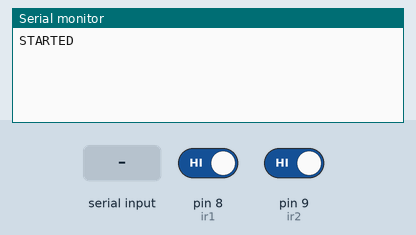
Bench run of a sketch on a simulated Arduino Uno, built with avr-gcc and run on an emulated ATmega328P. On the bench: the last lines printed to the serial monitor. Inputs (shaded band) come from the test bench; at power-on: pin 8 (ir1) HIGH, pin 9 (ir2) HIGH.

Above: at 1.2 s.
1.3 s: pin 8 (ir1) driven LOW
At 2.4 s:
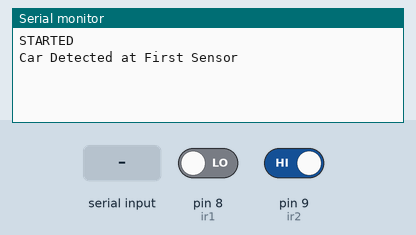
2.8 s: pin 9 (ir2) driven LOW
At 3.6 s:
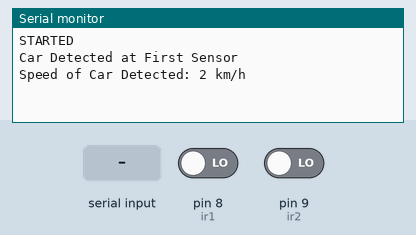
5.3 s: "90,45\n" received over the second serial link
7.4 s: "5\n" received over the second serial link
At 8.9 s:
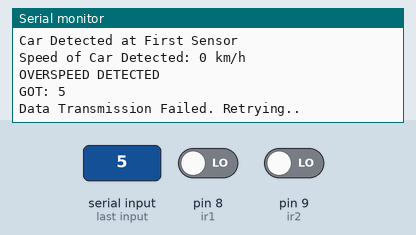

The sketch:

IR_Speed_Transmitter.ino
```cpp
#include <SoftwareSerial.h>// Library for making a UART port

SoftwareSerial transmitter(10, 11); //RX & TX pin for UART Port

//Keeping Sensor 1 and Sensor 2 at a difference of 1 metre

int ir1 = 8; // Pin Number for Sensor 1
int ir2 = 9; // Pin Number for Sensor 2

long begin, end; // Variables to keep track of time
int difference; // Varibale to Store time taken by Car
float speed; //Variable to Store Calculated Speed of Car
int speedLim = 60; //Speed limit for Overspeeding

void setup() {

  Serial.begin(9600); //Initializing Serial Communications
  transmitter.begin(9600);

  pinMode(ir1,INPUT_PULLUP); //Making IR-1 pin as Input
  pinMode(ir2,INPUT_PULLUP); //Making IR-2 pin as Input


  Serial.println("STARTED");


}

void loop()
{
  if(digitalRead(ir1)==LOW) //If Car detected in front of Sensor -1
  {
    Serial.println("Car Detected at First Sensor"); //Print a message
    begin = millis(); //Record the Time when Car reaches sensor 1

    while(digitalRead(ir2)==HIGH) //Until Car is not detected at Sensor-2
    {
      delay(1);//Waiting until Car Reaches Sensor 2
    }
    //Car reached at Sensor 2

    end = millis(); //Record the Time when Car reaches sensor 2

    difference = end-begin;//Calculate total time taken
    speed = difference/1000.0; // Converting milliseconds to seconds
    speed = 1.0/speed;
    speed = (speed*3600)/1000.0; //Converting seconds to Hour and Km

    Serial.print("Speed of Car Detected: ");
    Serial.print(int(speed));
    Serial.println(" km/h"); //Print the calculated speed

    String data = "";
    data += String(int(speed));
    data += "";
    data.replace('4','z');


    if(speed > speedLim) //If Detected Speed is more that Speed Limit
    {

      Serial.println("OVERSPEED DETECTED"); //Show Warning message
    }

    for(int i=0; i<3; i++)
    {
      transmitter.println(data);
      transmitter.println(" ");
      transmitter.println(" ");
      transmitter.println(" ");
      transmitter.println(" ");
      transmitter.println(" ");
      transmitter.println(" ");

      delay(1000);
      String received;
      if (transmitter.available())
      {
        Serial.print("GOT: ");
        while(transmitter.available())
        {
          received += (char)transmitter.read();
          delay(1);
        }
      }

      Serial.println(received);

      if(int(speed) == received.toInt())
      {
        Serial.println("Data Transmitted Successfully");
        break;
      }
      else
      {
        Serial.println("Data Transmission Failed. Retrying..");
      }

    }


  }
  else
  {
    if (transmitter.available())
    {
    Serial.write(transmitter.read());
    }
  }


}
```

Measured:
- after the input at 1.3 s, the serial monitor: prints a new line at once (image 1)
- after the input at 2.8 s, the serial monitor: prints a new line at once (image 2)
- after the input at 7.4 s, the serial monitor: prints a new line after 0.63 s (image 3)
